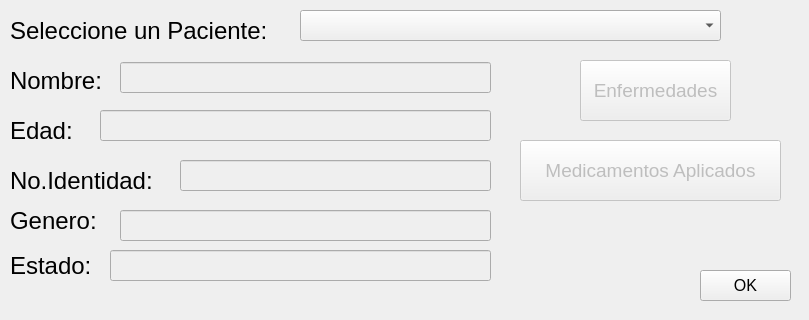
<?xml version="1.0" encoding="UTF-8"?>
<ui version="4.0">
 <class>Infopaciente</class>
 <widget class="QDialog" name="Infopaciente">
  <property name="geometry">
   <rect>
    <x>0</x>
    <y>0</y>
    <width>809</width>
    <height>320</height>
   </rect>
  </property>
  <property name="windowTitle">
   <string>Informacion Paciente</string>
  </property>
  <widget class="QLabel" name="label_5">
   <property name="geometry">
    <rect>
     <x>10</x>
     <y>210</y>
     <width>101</width>
     <height>21</height>
    </rect>
   </property>
   <property name="font">
    <font>
     <pointsize>18</pointsize>
    </font>
   </property>
   <property name="text">
    <string>Genero:</string>
   </property>
  </widget>
  <widget class="QLabel" name="label_3">
   <property name="geometry">
    <rect>
     <x>10</x>
     <y>120</y>
     <width>101</width>
     <height>21</height>
    </rect>
   </property>
   <property name="font">
    <font>
     <pointsize>18</pointsize>
    </font>
   </property>
   <property name="text">
    <string>Edad:</string>
   </property>
  </widget>
  <widget class="QLineEdit" name="GeneroPaciente">
   <property name="enabled">
    <bool>false</bool>
   </property>
   <property name="geometry">
    <rect>
     <x>120</x>
     <y>210</y>
     <width>371</width>
     <height>31</height>
    </rect>
   </property>
   <property name="font">
    <font>
     <pointsize>14</pointsize>
    </font>
   </property>
  </widget>
  <widget class="QLabel" name="label_6">
   <property name="geometry">
    <rect>
     <x>10</x>
     <y>250</y>
     <width>171</width>
     <height>31</height>
    </rect>
   </property>
   <property name="font">
    <font>
     <pointsize>18</pointsize>
    </font>
   </property>
   <property name="text">
    <string>Estado:</string>
   </property>
  </widget>
  <widget class="QLabel" name="label_4">
   <property name="geometry">
    <rect>
     <x>10</x>
     <y>170</y>
     <width>171</width>
     <height>21</height>
    </rect>
   </property>
   <property name="font">
    <font>
     <pointsize>18</pointsize>
    </font>
   </property>
   <property name="text">
    <string>No.Identidad:</string>
   </property>
  </widget>
  <widget class="QLineEdit" name="EstadoPaciente">
   <property name="enabled">
    <bool>false</bool>
   </property>
   <property name="geometry">
    <rect>
     <x>110</x>
     <y>250</y>
     <width>381</width>
     <height>31</height>
    </rect>
   </property>
   <property name="font">
    <font>
     <pointsize>14</pointsize>
    </font>
   </property>
  </widget>
  <widget class="QLineEdit" name="IDPaciente">
   <property name="enabled">
    <bool>false</bool>
   </property>
   <property name="geometry">
    <rect>
     <x>180</x>
     <y>160</y>
     <width>311</width>
     <height>31</height>
    </rect>
   </property>
   <property name="font">
    <font>
     <pointsize>14</pointsize>
    </font>
   </property>
  </widget>
  <widget class="QLineEdit" name="namePaciente">
   <property name="enabled">
    <bool>false</bool>
   </property>
   <property name="geometry">
    <rect>
     <x>120</x>
     <y>62</y>
     <width>371</width>
     <height>31</height>
    </rect>
   </property>
   <property name="font">
    <font>
     <pointsize>14</pointsize>
    </font>
   </property>
  </widget>
  <widget class="QLineEdit" name="AgePaciente">
   <property name="enabled">
    <bool>false</bool>
   </property>
   <property name="geometry">
    <rect>
     <x>100</x>
     <y>110</y>
     <width>391</width>
     <height>31</height>
    </rect>
   </property>
   <property name="font">
    <font>
     <pointsize>14</pointsize>
    </font>
   </property>
  </widget>
  <widget class="QLabel" name="label_2">
   <property name="geometry">
    <rect>
     <x>10</x>
     <y>70</y>
     <width>101</width>
     <height>21</height>
    </rect>
   </property>
   <property name="font">
    <font>
     <pointsize>18</pointsize>
    </font>
   </property>
   <property name="text">
    <string>Nombre:</string>
   </property>
  </widget>
  <widget class="QComboBox" name="ListPacientes">
   <property name="geometry">
    <rect>
     <x>300</x>
     <y>10</y>
     <width>421</width>
     <height>31</height>
    </rect>
   </property>
  </widget>
  <widget class="QLabel" name="label_10">
   <property name="geometry">
    <rect>
     <x>10</x>
     <y>20</y>
     <width>291</width>
     <height>21</height>
    </rect>
   </property>
   <property name="font">
    <font>
     <pointsize>18</pointsize>
    </font>
   </property>
   <property name="text">
    <string>Seleccione un Paciente:</string>
   </property>
  </widget>
  <widget class="QPushButton" name="Enfermedades">
   <property name="enabled">
    <bool>false</bool>
   </property>
   <property name="geometry">
    <rect>
     <x>580</x>
     <y>60</y>
     <width>151</width>
     <height>61</height>
    </rect>
   </property>
   <property name="font">
    <font>
     <pointsize>14</pointsize>
    </font>
   </property>
   <property name="text">
    <string>Enfermedades</string>
   </property>
  </widget>
  <widget class="QPushButton" name="Medicamentos">
   <property name="enabled">
    <bool>false</bool>
   </property>
   <property name="geometry">
    <rect>
     <x>520</x>
     <y>140</y>
     <width>261</width>
     <height>61</height>
    </rect>
   </property>
   <property name="font">
    <font>
     <pointsize>14</pointsize>
    </font>
   </property>
   <property name="text">
    <string>Medicamentos Aplicados</string>
   </property>
  </widget>
  <widget class="QPushButton" name="pushButton_3">
   <property name="geometry">
    <rect>
     <x>700</x>
     <y>270</y>
     <width>91</width>
     <height>31</height>
    </rect>
   </property>
   <property name="font">
    <font>
     <pointsize>12</pointsize>
    </font>
   </property>
   <property name="text">
    <string>OK</string>
   </property>
  </widget>
 </widget>
 <resources/>
 <connections/>
</ui>
